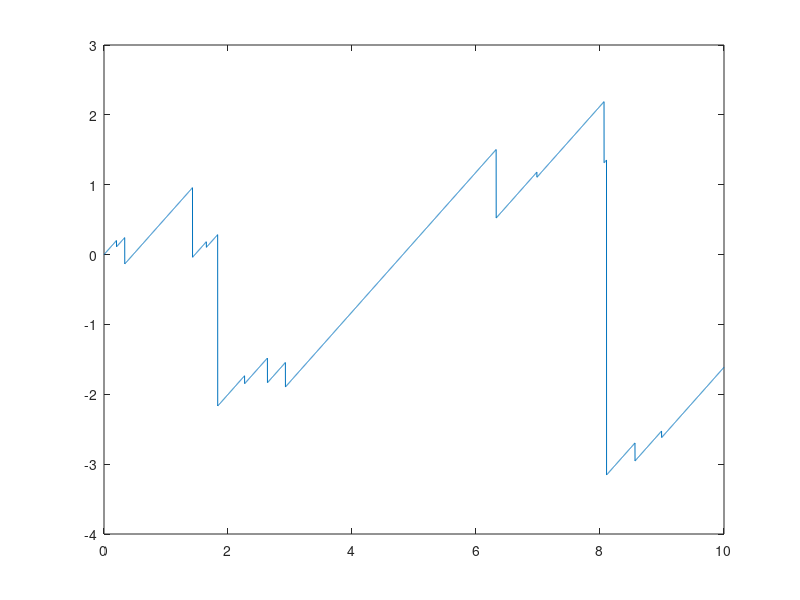

Here is the MATLAB script that generated this plot:
clear all;
%jednorodny z lambda = 2
lambda = 2;
I = 0;
t=0;
T=10;
N_t = [];
while 1
    rand_ = unifrnd(0,1);
    t = t-1/lambda * log(rand_);
    if t>T
        break;
    end
    I = I+1;
    N_t = [N_t t];
end

u = 0;
c = linspace(0, T, 10000);
N = length(N_t);
X = exprnd(1, 1, N);
R = zeros(1, 10000);
for i=1:length(c)
    R(i) = u + c(i);
    for j=1:length(N_t);
        if c(i)>N_t(j)
            R(i) = R(i) - X(j);
        end
    end
end
plot(c, R)
